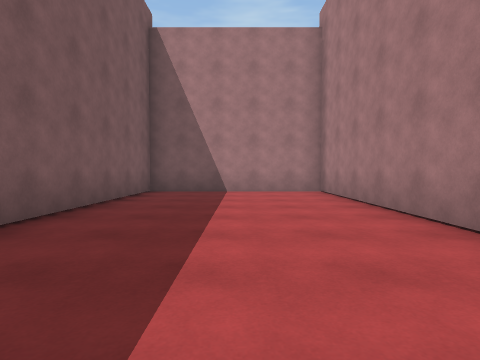
[1] (above)

23 first-person views from a walk through a Unity game level. The camera is 1.2 m above the floor, tilts 2° down and sees 80° across. The floor is counted in squares, 2 m on a side. Each view is taken from the middle of a square. On the plan, view 1 faces up. The plan holds only what a view shows up to about 9 squares ahead; the rest is blank. The place goes on beyond the plan. The player character is not drawn.

[2]
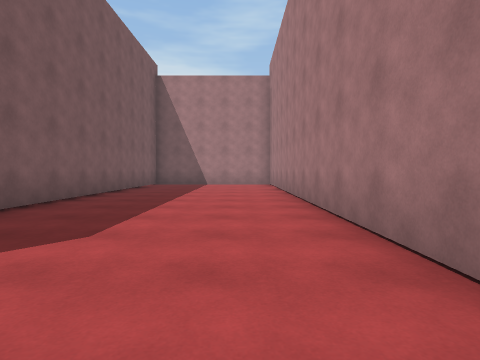

[3]
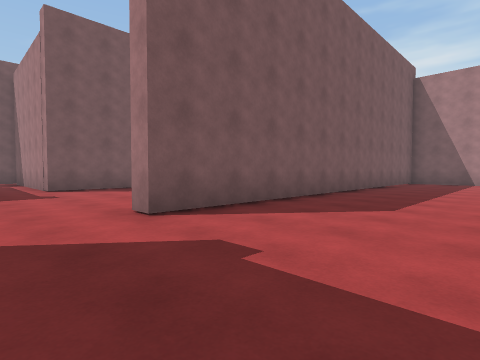

[4]
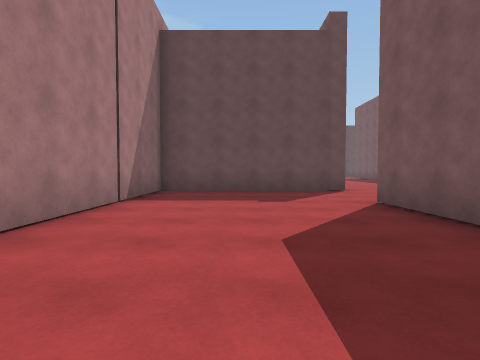

[5]
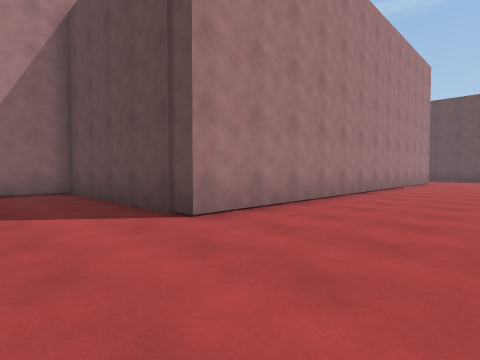

[6]
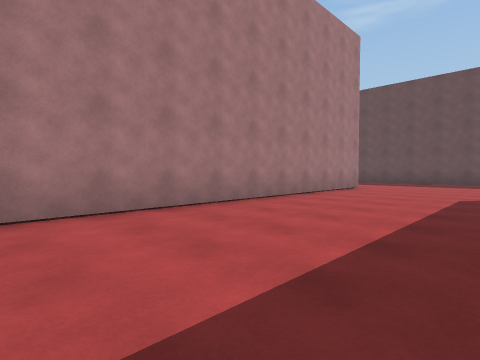

[7]
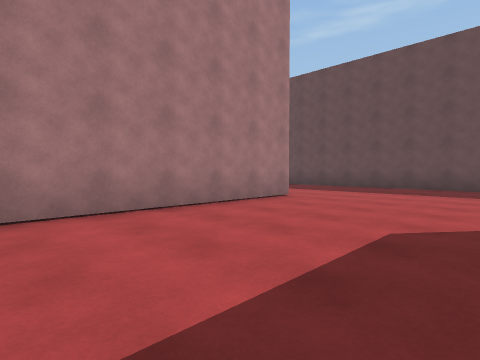

[8]
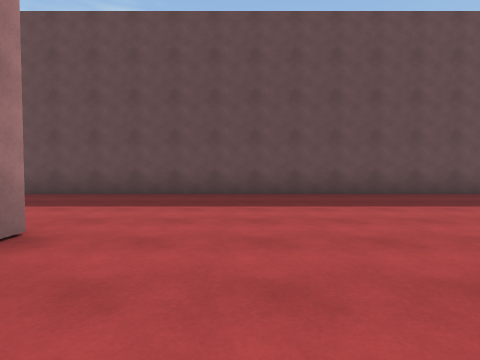

[9]
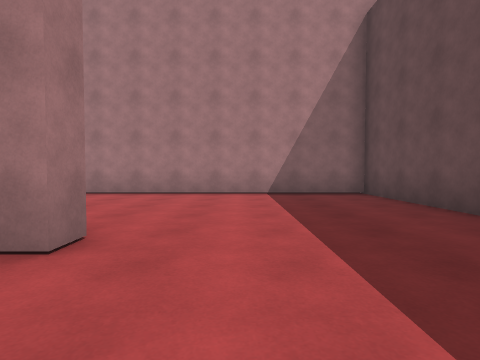

[10]
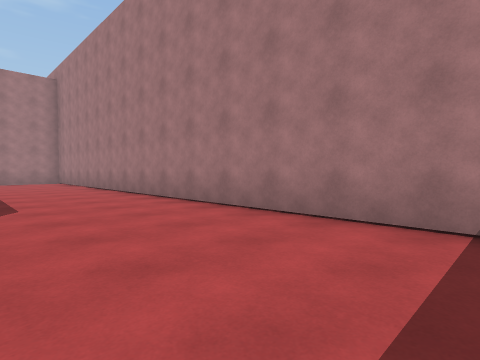

[11]
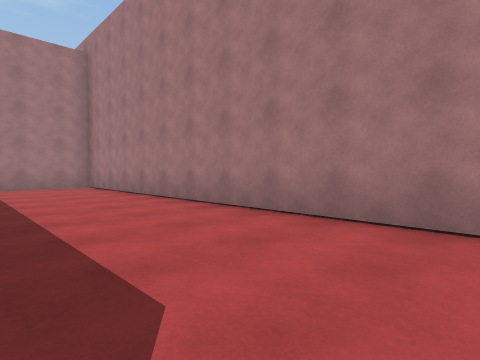

[12]
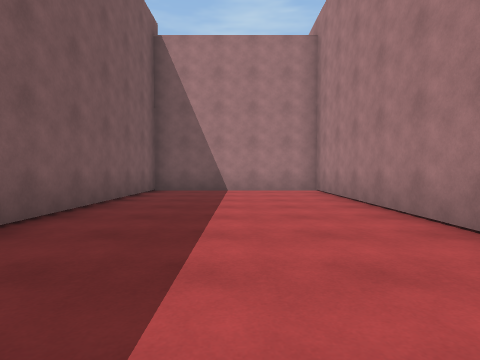

[13]
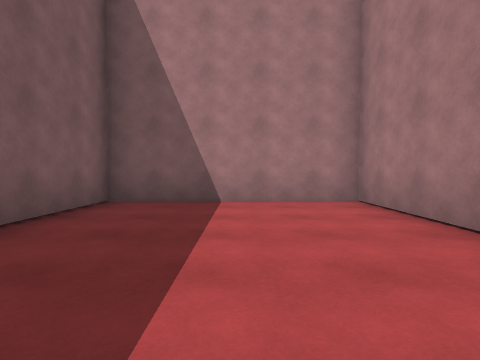

[14]
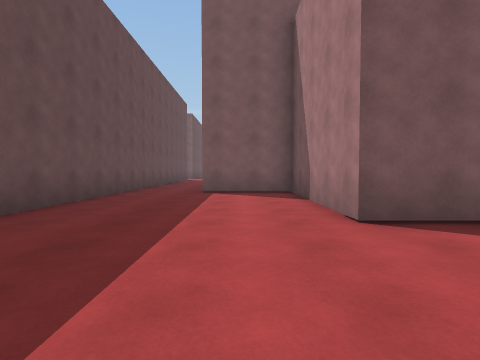

[15]
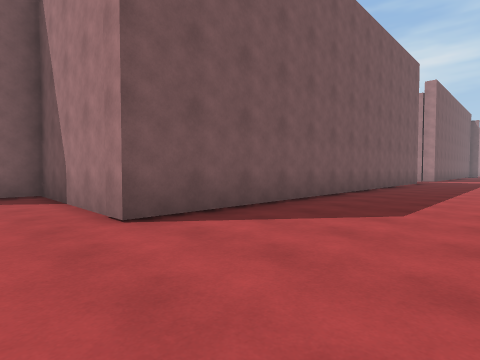

[16]
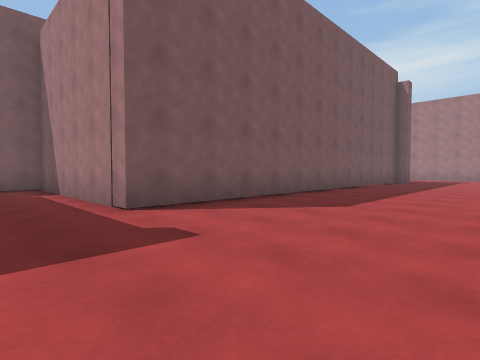

[17]
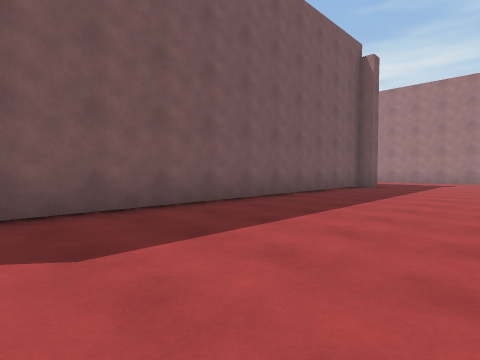

[18]
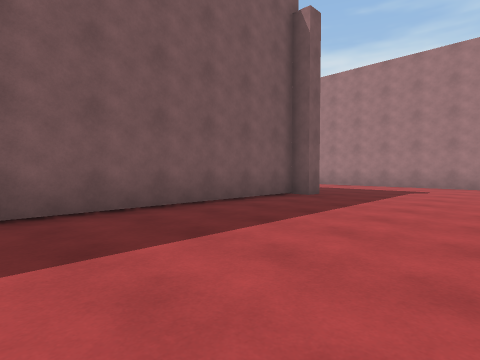

[19]
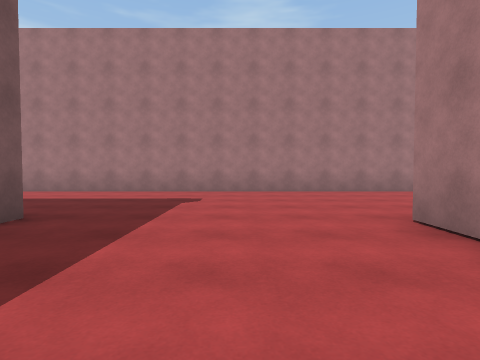

[20]
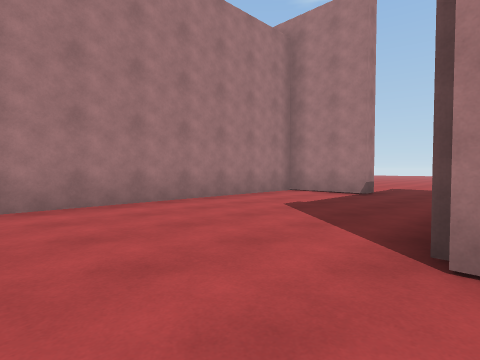

[21]
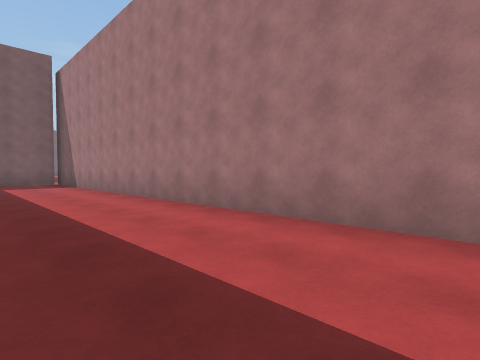

[22]
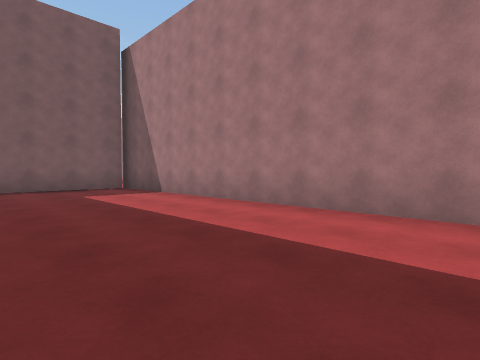

[23]
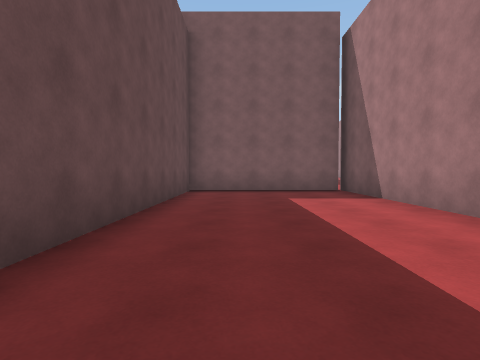

### Floor plan
Points are (right, up) in squares from view 1. A wall is a line through its corners. A room is listed if a view was taken in it or the views show most of it. See-through windows are left out.
Room 1 (views 1, 2, 3, 4)
walls: (-3, -7.1) (2.2, -7.1) (2.2, 7.9) (-2.5, 7.9) (-2.5, -4.2) (-3, -4.2)
ways out: opening at (-2.5, -5.5) to room 2
Room 2 (views 5, 6, 7, 8, 9, 10, 11, 12, 13, 14, 15, 16, 17, 18, 19, 20, 21, 22, 23)
walls: (-8.2, -11.5) (-8.2, -19.6) (-12.6, -19.6) (-12.6, -22); (-14.1, -4.1) (-14.1, -5.1); (-3, 7.4) (-3, 8.4); (-2.5, -19.6) (-3, -19.6) (-3, -7.1); (-8.2, 7.9) (-8.2, -4.2) (-13.8, -4.2); (-7.7, 8.6) (-7.7, 7.9); (2.2, 10.7) (2.2, 13) (-20.5, 13); (-14, -24.2) (2.2, -24.2) (2.2, -7.6) (-2.5, -7.6) (-2.5, -13.1); (-20.1, 12.9) (-20.1, 8.6) (-13.6, 8.6)
ways out: opening at (-2.5, -5.5) to room 1; opening at (-13, -22.5); opening at (2, 9.5)

Positions as (right, up) in squares from view 1, and headings:
1: (0, 0), facing up
2: (1, -4), facing up
3: (1, -6), facing up-left
4: (0, 1), facing down
5: (-6, -5), facing down-right
6: (-7, -10), facing down-right
7: (-7, -14), facing down-right
8: (-5, -17), facing down
9: (-5, -21), facing right
10: (-1, -22), facing up-right
11: (-1, -18), facing up-right
12: (0, -16), facing up
13: (0, -13), facing up
14: (-5, -21), facing left
15: (-5, -21), facing up-left
16: (-4, -6), facing up-left
17: (-4, -2), facing up-left
18: (-4, 2), facing up-left
19: (-5, 5), facing up
20: (-5, 8), facing up-right
21: (-7, 10), facing up-left
22: (-11, 9), facing up-left
23: (-12, 10), facing left
